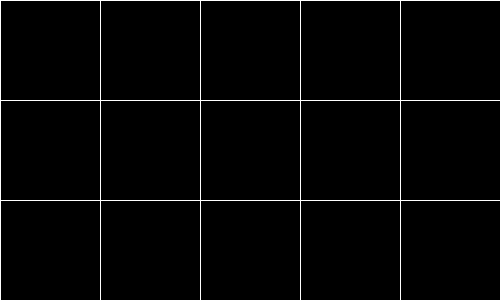
Frame 1 (no input)
Frame 2 (the mouse pressed at the canvas centre, redrawn once): identical to frame 1, image omitted

The Processing sketch that drew this single still picture (run headless with seeded random() and noise(); the mouse was pressed at the canvas centre and the sketch redrawn once):

// Processing sketch: loops
// ── loops.pde
/* Demonstrate basic use of while() and for() loops
 *
 * Both types of loops are equivalent, but they have different syntax
 * and imply different purposes. Use a for() loop for counting, and use
 * a while() loop for controlling the loop with more general conditions.
 *
 * author: Spencer Mathews
 * date: 4/2016
 * tags: #loops
 * status: complete
 */

void setup() {
  size(500, 300);
  stroke(255);
  fill(0);
  noLoop();  // use noLoop() when there is no animation
}

void draw() {
  background(0);

  float s = 100;
  float dx = 100;

  // while loop
  float x = 0;
  while (x<width) {
    rect(x, 0, s, s);
    x+=dx;
  }

  // equivalent for loop
  // note that y variable here corresponds to x variable in the while loop
  for (float y=0; y<width; y+=dx) {
    rect(y, height*1/3, s, s);
  }

  // equivalent for loop using counting 
  for (float i=0; i<width/dx; i+=1) {
    float y = i*dx;
    rect(y, height*2/3, s, s);
  }
}
